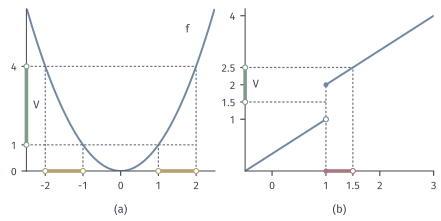

Here is the Python script that generated this plot:
from pathlib import Path
import sys
ROOT = next(p for p in Path(__file__).resolve().parents if (p/"build.sh").is_file() and (p/"tex/book.tex").is_file())
sys.path.insert(0, str(ROOT/"figures/00-shared/mathematical-preliminaries-upper/00-shared/comprehension-figures"))
from support import figure, save, BLUE, GREEN, YELLOW, RED, PURPLE, INK, MUTED, GRID, BLUE_FILL, GREEN_FILL, YELLOW_FILL, RED_FILL, PURPLE_FILL
import numpy as np
def hollow(ax,x,y,c=INK,z=6): ax.plot([x],[y],"o",ms=3.6,mfc="white",mec=c,mew=.8,zorder=z,clip_on=False)
def solid(ax,x,y,c=INK,z=6): ax.plot([x],[y],"o",ms=3.6,color=c,mew=0,zorder=z,clip_on=False)
def label(fig,axes,names=("(a)","(b)","(c)")):
    for ax,s in zip(axes,names):
        p=ax.get_position(); fig.text((p.x0+p.x1)/2,.025,s,ha="center",va="bottom")

# (a) f=x^2, V=(1,4), preimage (-2,-1)U(1,2). (b) f=x (x<1), x+1 (x>=1), V=(1.5,2.5), preimage [1,1.5).
fig,axes=figure(width_mm=112,height_mm=56,ncols=2)
fig.set_layout_engine(None); fig.subplots_adjust(left=.06,right=.985,top=.96,bottom=.225,wspace=.16)
a,b=axes
x=np.linspace(-2.5,2.5,400); a.plot(x,x**2,color=BLUE,lw=1.4)
a.plot([-2.5,2.5],[0,0],color="none")
a.plot([-2.5,-2.5],[1,4],color=GREEN,lw=2.6,solid_capstyle="butt",clip_on=False,zorder=5); hollow(a,-2.5,1,GREEN); hollow(a,-2.5,4,GREEN)
for l,r in ((-2,-1),(1,2)):
    a.plot([l,r],[0,0],color=YELLOW,lw=2.6,solid_capstyle="butt",clip_on=False,zorder=5); hollow(a,l,0,YELLOW); hollow(a,r,0,YELLOW)
    for t in (l,r): a.plot([t,t],[0,t*t],color=MUTED,lw=.85,ls=(0,(2,1.5)))
a.plot([-2.5,2],[1,1],color=MUTED,lw=.85,ls=(0,(2,1.5))); a.plot([-2.5,2],[4,4],color=MUTED,lw=.85,ls=(0,(2,1.5)))
a.text(-2.32,2.5,"$V$",color=INK,va="center"); a.set_xlim(-2.5,2.5); a.set_ylim(0,6.2); a.set_xticks([-2,-1,0,1,2]); a.set_yticks([0,1,4]); a.text(1.72,5.3,"$f$",color=INK)
g1=np.linspace(-.5,1,200); g2=np.linspace(1,3,200)
b.plot(g1,g1,color=BLUE,lw=1.4); b.plot(g2,g2+1,color=BLUE,lw=1.4); hollow(b,1,1,BLUE); solid(b,1,2,BLUE)
b.plot([-.5,-.5],[1.5,2.5],color=GREEN,lw=2.6,solid_capstyle="butt",clip_on=False,zorder=5); hollow(b,-.5,1.5,GREEN); hollow(b,-.5,2.5,GREEN)
b.plot([1,1.5],[-.5,-.5],color=RED,lw=2.6,solid_capstyle="butt",clip_on=False,zorder=5); solid(b,1,-.5,RED); hollow(b,1.5,-.5,RED)
for y,xr in ((1.5,1),(2.5,1.5)): b.plot([-.5,xr],[y,y],color=MUTED,lw=.85,ls=(0,(2,1.5)))
b.plot([1,1],[-.5,2],color=MUTED,lw=.85,ls=(0,(2,1.5))); b.plot([1.5,1.5],[-.5,2.5],color=MUTED,lw=.85,ls=(0,(2,1.5)))
b.text(-.36,2,"$V$",color=INK,va="center"); b.set_xlim(-.5,3); b.set_ylim(-.5,4.2); b.set_xticks([0,1,1.5,2,3]); b.set_xticklabels(["0","1","1.5","2","3"]); b.set_yticks([1,1.5,2,2.5,4]); b.set_yticklabels(["1","1.5","2","2.5","4"])
label(fig,axes,("(a)","(b)"))
save(fig,Path(__file__).resolve().parent,"figure",{"formula":"x^2 on [-2.5,2.5]; piecewise x, x+1 with jump at 1"})
